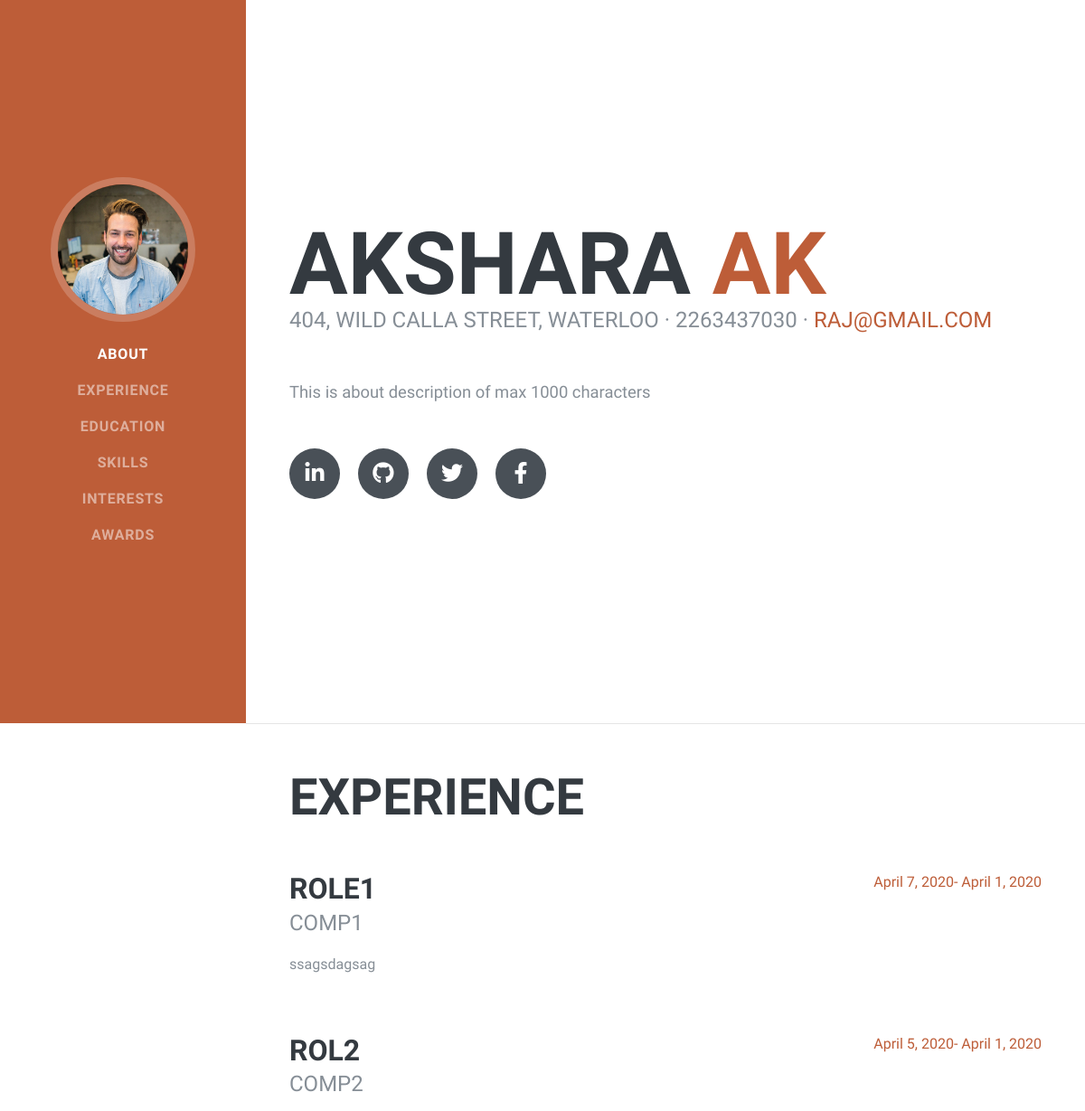
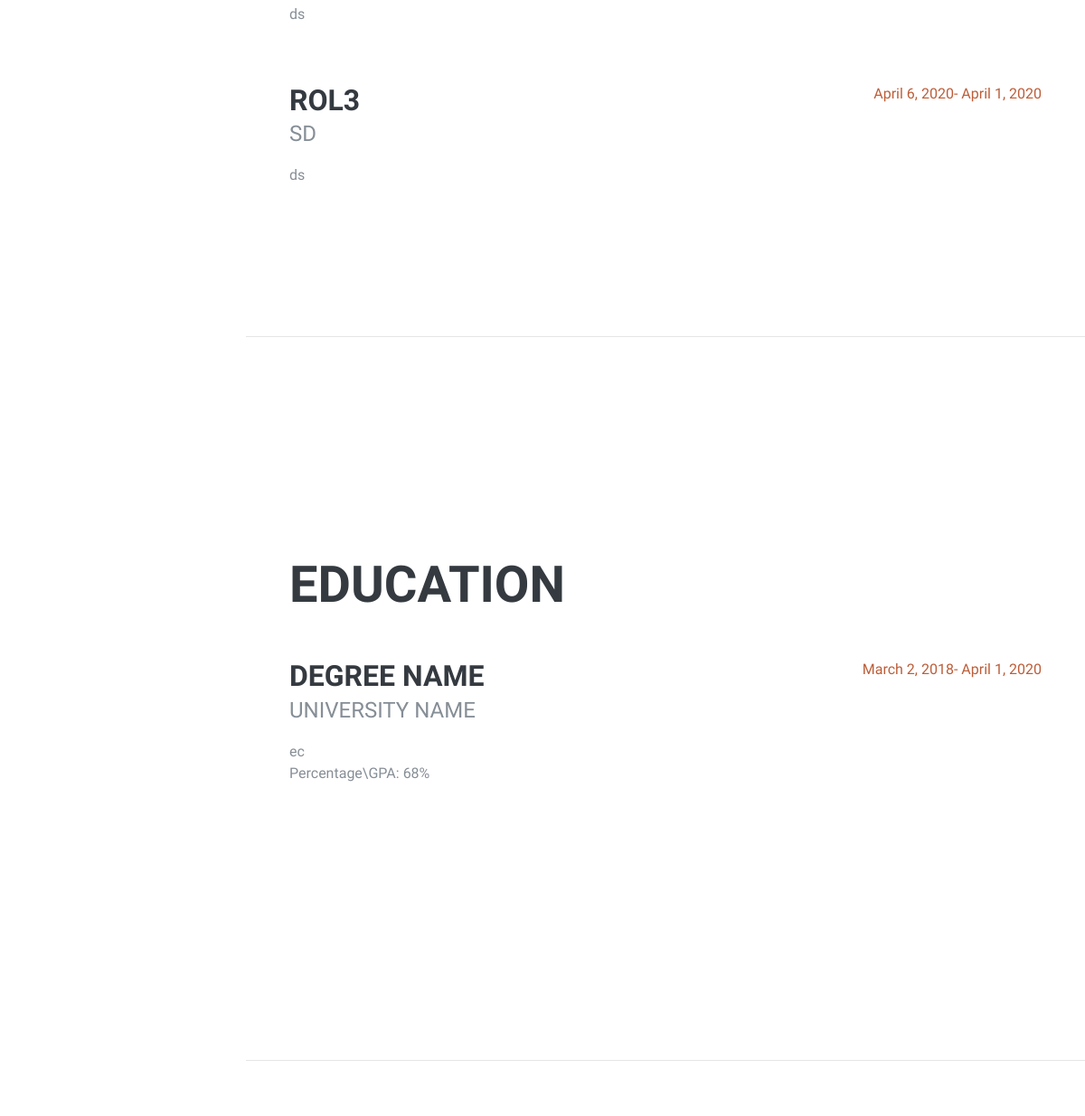
Before: / (upper part) with the older database file (2 pictures, top to bottom).
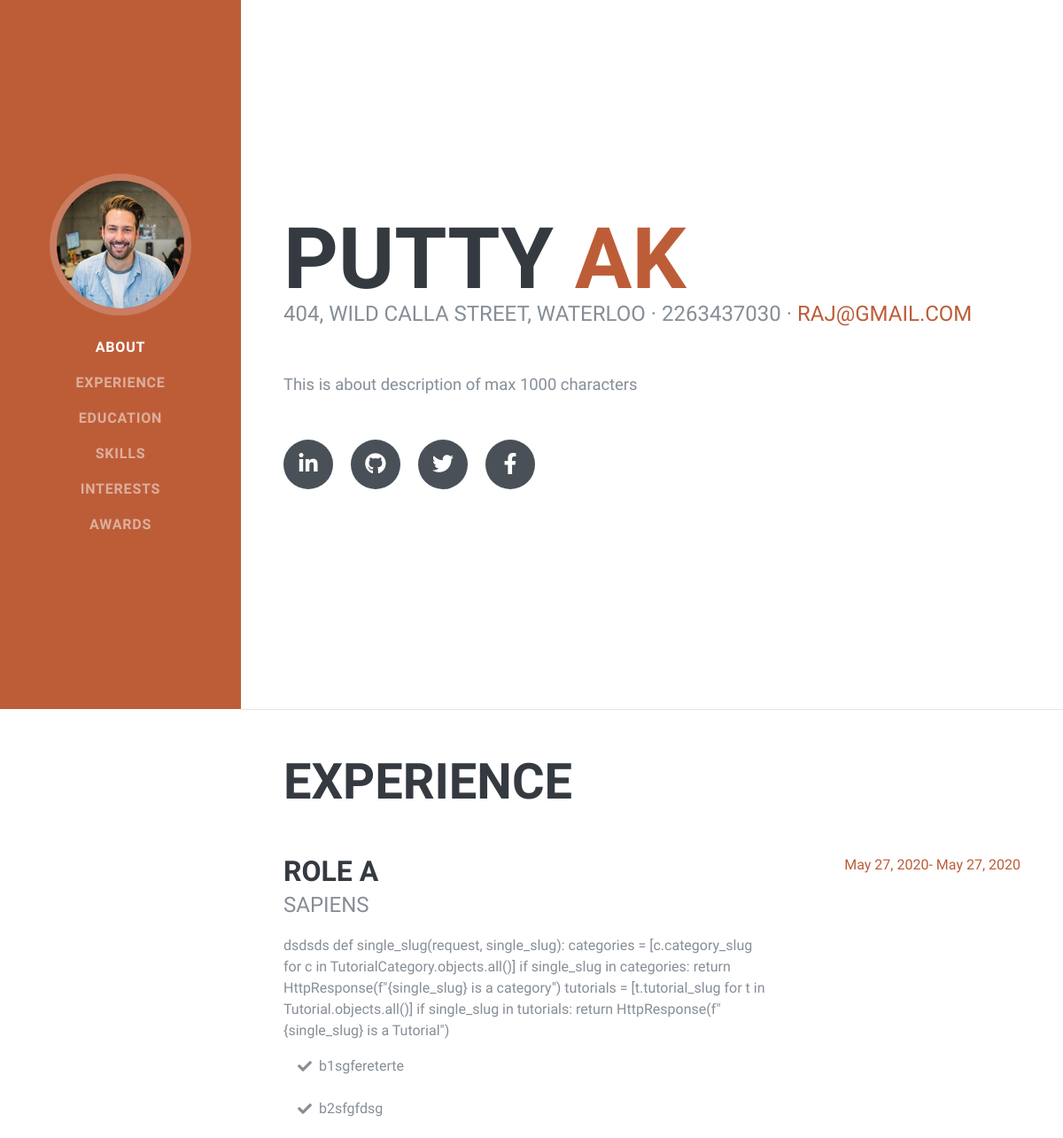
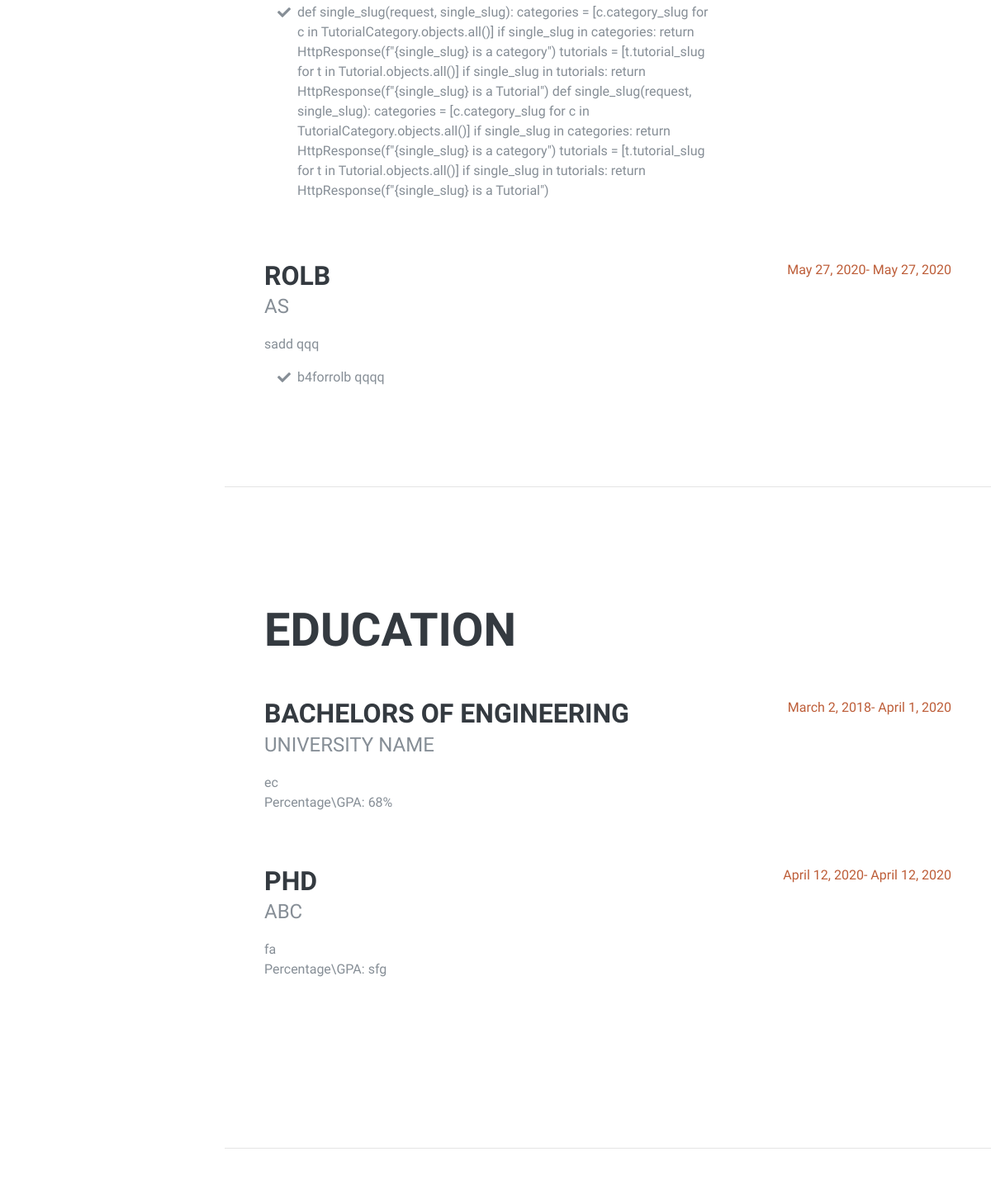
After: the same page with the newer database file (2 pictures, top to bottom).
### resumeApp/models.py (models this page shows, shortened)
class NavMenuItems(models.Model):
    item_name = models.CharField(max_length=30)
    item_link_href = models.CharField(max_length=30)

class AboutInfo(models.Model):
    about_first_name = models.CharField(max_length=30)
    about_second_name = models.CharField(max_length=30)
    about_address = models.TextField(max_length=300)
    about_mobile_number = models.CharField(max_length=10)
    about_email = models.EmailField()
    about_description = models.TextField(max_length=1000)

class Experience(models.Model):
    company = models.CharField(max_length=30)
    role = models.CharField(max_length=30)
    location = models.CharField(max_length=30)
    role_description = models.TextField(max_length=1000)
    from_date = models.DateField()
    to_date = models.DateField()

class Education(models.Model):
    degree = models.CharField(max_length=30)
    university = models.CharField(max_length=30, blank=True)
    specialization = models.CharField(max_length=30, blank=True)
    percentage = models.CharField(max_length=5, blank=True)
    from_date = models.DateField(blank=True, null=True)
    to_date = models.DateField(blank=True, null=True)

class RoleBullets(models.Model):
    role_bullets = models.TextField(max_length=1000)
    company = models.ForeignKey(Experience, on_delete=models.CASCADE)

### resumeApp/views.py (the view)
# urls.py: path('', views.landingpage),
def landingpage(request):
    nav_bar_item_list = NavMenuItems.objects.all()
    about_info = AboutInfo.objects.all()
    experience = Experience.objects.all()
    education = Education.objects.all()
    languages_tools = LanguagesTools.objects.all()
    interests = Interests.objects.all()
    awards = Awards.objects.all()
    role_bullets = RoleBullets.objects.all()
    matching_series = RoleBullets.objects.all()
    context = {
        'nav_items': nav_bar_item_list,
        'about_info': about_info,
        'experience': experience,
        'education': education,
        'languages_tools': languages_tools,
        'interests': interests,
        'awards': awards,
        'bullets': matching_series,
    }
    return render(request, 'resumeApp/landingpage.html', context)

### resumeApp/templates/resumeApp/landingpage.html (shortened to what this page needs)
{% load static %}
<!DOCTYPE html>
<html lang="en">
<head>
  <link href="{% static 'vendor/bootstrap/css/bootstrap.min.css' %}" rel="stylesheet %}">
  <link href="{% static 'vendor/fontawesome-free/css/all.min.css' %}" rel="stylesheet">
  <link href="{% static 'css/resume.min.css' %}" rel="stylesheet %}">
</head>
<body id="page-top">
  <nav class="navbar navbar-expand-lg navbar-dark bg-primary fixed-top" id="sideNav">
    <a class="navbar-brand js-scroll-trigger" href="#page-top">
      <span class="d-none d-lg-block">
        <img class="img-fluid img-profile rounded-circle mx-auto mb-2" src="static/img/profile.jpg" alt="">
      </span>
    </a>
    <div class="collapse navbar-collapse" id="navbarSupportedContent">
      <ul class="navbar-nav">
        {% for item in nav_items %}
        <li class="nav-item">
            <a class="nav-link js-scroll-trigger" href=#{{ item.item_link_href }}>{{ item.item_name }}</a>
        </li>
        {% endfor %}
      </ul>
    </div>
  </nav>
  <div class="container-fluid p-0">
    <section class="resume-section p-3 p-lg-5 d-flex align-items-center" id="about">
      <div class="w-100">
        {% for item in about_info %}
        <h1 class="mb-0">{{ item.about_first_name }}
          <span class="text-primary">{{ item.about_second_name }}</span>
        </h1>
        <div class="subheading mb-5">{{ item.about_address }} · {{ item.about_mobile_number }} ·
          <a href="mailto:{{ item.about_email }}">{{ item.about_email }}</a>
        </div>
        <p class="lead mb-5">{{ item.about_description }}</p>
        {% endfor %}
        <div class="social-icons">
          <a href="#">
            <i class="fab fa-linkedin-in"></i>
          </a>
          <a href="#">
            <i class="fab fa-github"></i>
          </a>
          <a href="#">
            <i class="fab fa-twitter"></i>
          </a>
          <a href="#">
            <i class="fab fa-facebook-f"></i>
          </a>
        </div>
      </div>
    </section>
    <hr class="m-0">
    <section class="resume-section p-3 p-lg-5 d-flex justify-content-center" id="experience">
      <div class="w-100">
        <h2 class="mb-5">Experience</h2>
        {% for item in experience %}
        <div class="resume-item d-flex flex-column flex-md-row justify-content-between mb-5">
          <div class="resume-content">
            <h3 class="mb-0">{{ item.role }}</h3>
            <div class="subheading mb-3">{{ item.company }}</div>
            <p>{{ item.role_description }}</p>
              <ul class="fa-ul mb-0">
                {% for bullet in bullets %}
                {% if item.id == bullet.company_id %}
                  <li>
                    <i class="fa-li fa fa-check"></i>
                    {{ bullet.role_bullets }}
                  </li>
                  <br/>
                {% endif %}
                {% endfor %}
              </ul>
          </div>
          <div class="resume-date text-md-right">
            <span class="text-primary">{{ item.from_date }}- {{ item.to_date }}</span>
          </div>
        </div>
        {% endfor %}
      </div>
    </section>
    <hr class="m-0">
    <section class="resume-section p-3 p-lg-5 d-flex align-items-center" id="education">
      <div class="w-100">
        <h2 class="mb-5">Education</h2>
        {% for item in education %}
        <div class="resume-item d-flex flex-column flex-md-row justify-content-between mb-5">
          <div class="resume-content">
            <h3 class="mb-0">{{ item.degree }}</h3>
            <div class="subheading mb-3">{{ item.university }}</div>
            <div>{{ item.specialization }}</div>
            <p>Percentage\GPA: {{ item.percentage }}</p>
          </div>
          <div class="resume-date text-md-right">
            <span class="text-primary">{{ item.from_date }}- {{ item.to_date }}</span>
          </div>
        </div>
        {% endfor %}
      </div>
    </section>
    <hr class="m-0">
    <section class="resume-section p-3 p-lg-5 d-flex align-items-center" id="skills">
    </section>
  </div>
</body>
</html>

Changed rows visible on the page:
removed Experience: role "ROLE1", company "COMP1", role_description "ssagsdagsag", from_date "April 7, 2020", to_date "April 1, 2020"
removed Experience: role "ROL2", company "COMP2", role_description "ds", from_date "April 5, 2020", to_date "April 1, 2020"
removed Experience: role "ROL3", company "SD", role_description "ds", from_date "April 6, 2020", to_date "April 1, 2020"
changed AboutInfo "AK": about_first_name "AKSHARA" → "PUTTY"
added Experience: role "ROLE A", company "SAPIENS", role_description "dsdsds def single_slug(request, single_slug): categories = [c.category_slug for c in TutorialCategory.objects.all()] if single_slug in categories: return HttpResponse(f\"{single_slug} is a category\") tutorials = [t.tutorial_slug for t in Tutorial.objects.all()] if single_slug in tutorials: return HttpResponse(f\"{single_slug} is a Tutorial\")", from_date "May 27, 2020", to_date "May 27, 2020"
added RoleBullets: role_bullets "b1sgfereterte", shown under "ROLE A"
added RoleBullets: role_bullets "b2sfgfdsg", shown under "ROLE A"
added RoleBullets: role_bullets "def single_slug(request, single_slug): categories = [c.category_slug for c in TutorialCategory.objects.all()] if single_slug in categories: return HttpResponse(f\"{single_slug} is a category\") tutorials = [t.tutorial_slug for t in Tutorial.objects.all()] if single_slug in tutorials: return HttpResponse(f\"{single_slug} is a Tutorial\") def single_slug(request, single_slug): categories = [c.category_slug for c in TutorialCategory.objects.all()] if single_slug in categories: return HttpResponse(f\"{single_slug} is a category\") tutorials = [t.tutorial_slug for t in Tutorial.objects.all()] if single_slug in tutorials: return HttpResponse(f\"{single_slug} is a Tutorial\")", shown under "ROLE A"
added Experience: role "ROLB", company "AS", role_description "sadd qqq", from_date "May 27, 2020", to_date "May 27, 2020"
added RoleBullets: role_bullets "b4forrolb qqqq", shown under "ROLB"
changed Education "UNIVERSITY NAME": degree "DEGREE NAME" → "BACHELORS OF ENGINEERING"
added Education: degree "PHD", university "ABC", specialization "fa", percentage "sfg", from_date "April 12, 2020", to_date "April 12, 2020"
